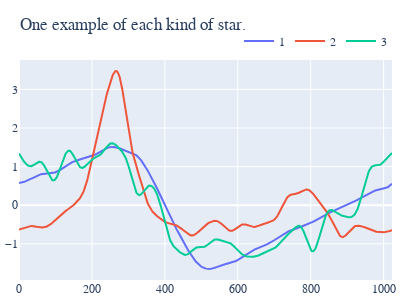

Write notebook code for a chart like this one.
### Code cell
fig = plot_line(y=stars_1[2], color=cmap[0], name='1', title="One example of each kind of star.", return_fig=True)
fig.add_trace(plot_line(y=stars_2[6], color=cmap[1], name='2', return_fig=True).data[0])
fig.add_trace(plot_line(y=stars_3[2], color=cmap[2], name='3', return_fig=True).data[0])
fig.update_layout(width=400)
fig.show()
pio.write_image(fig, "images/stars_signal.pdf")

### Figure 1 — Plotly figure (JSON) as saved in the notebook; plotly's stock layout.template omitted (floating-point values rounded to 4 significant figures; data arrays with more than 128 entries replaced by an {"elided": "..."} marker saying what was removed)
{"data": [{"line": {"color": "#636EFA"}, "name": "1", "type": "scatter", "x": {"elided": "1024 int values"}, "y": {"elided": "1024 float values"}}, {"line": {"color": "#EF553B"}, "name": "2", "type": "scatter", "x": {"elided": "1024 int values"}, "y": {"elided": "1024 float values"}}, {"line": {"color": "#00CC96"}, "name": "3", "type": "scatter", "x": {"elided": "1024 int values"}, "y": {"elided": "1024 float values"}}], "layout": {"font": {"family": "Serif"}, "height": 300, "legend": {"orientation": "h", "x": 1, "xanchor": "right", "y": 1.02, "yanchor": "bottom"}, "margin": {"b": 5, "l": 5, "r": 5, "t": 60}, "showlegend": true, "title": {"text": "One example of each kind of star."}, "width": 400}}
